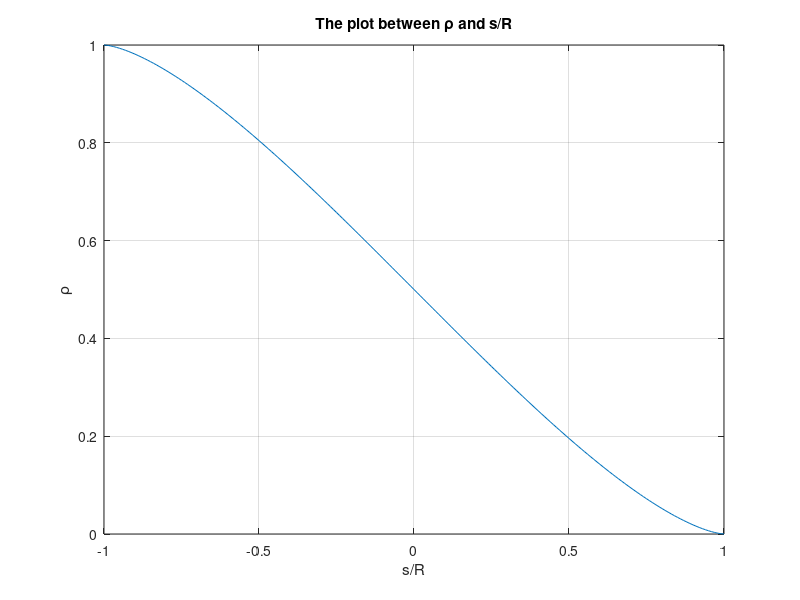

Here is the MATLAB script that generated this plot:
clear all; clc; close all;

sR = -1:0.01:1;
p = 1/pi*(acos(sR)-sR.*sqrt(1-sR.^2));

plot(sR,p)
grid on
title('The plot between \rho and s/R');
xlabel('s/R')
ylabel('\rho')